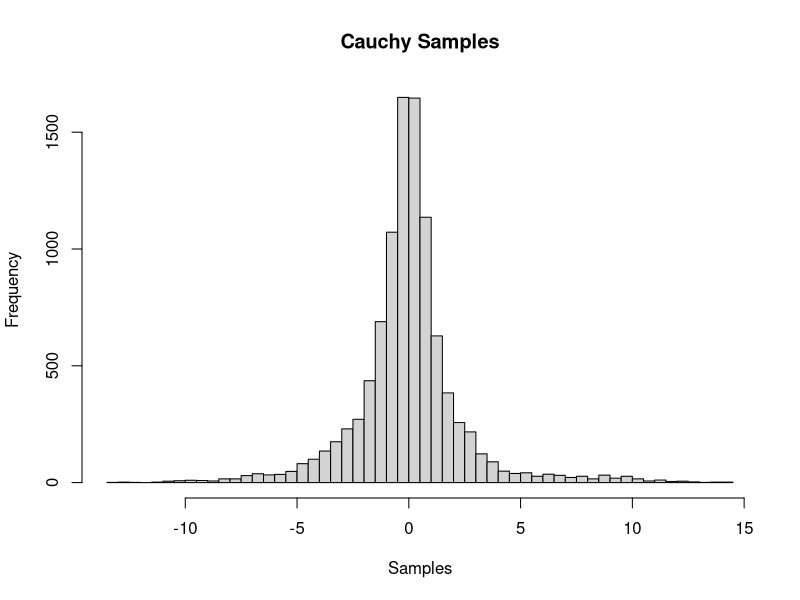
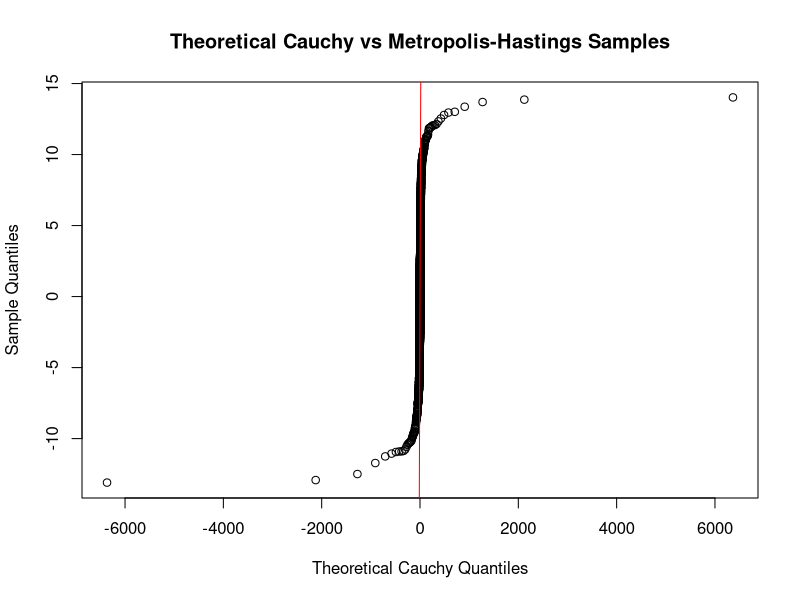
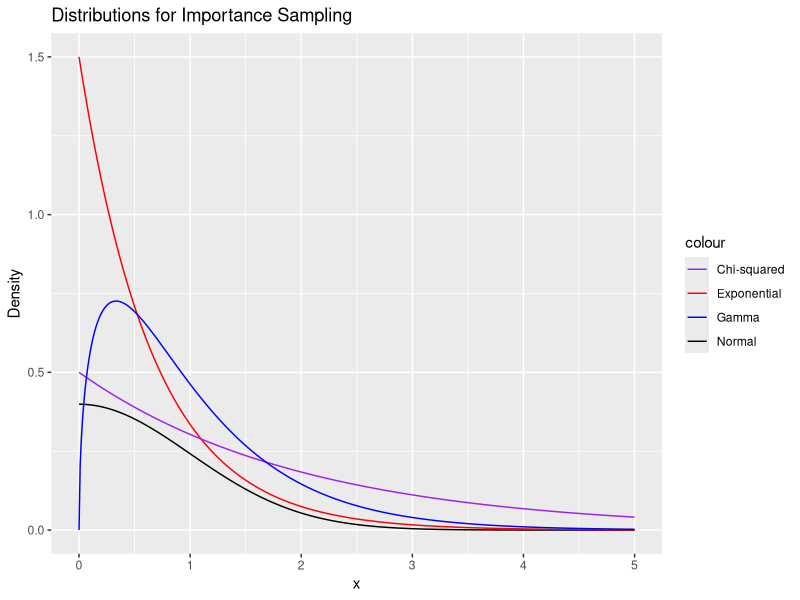

These figures' R source, in order:
## ---- chunk 1
#  Samples
m <- 10000

# Store Samples
x <- numeric(m)
x[1] <- rnorm(1)  # Random initial value

# Uniform Variables
u <- runif(m)

# Cauchy Function
fr <- function(x, gamma, eta) {
  1 / (pi * gamma * (1 + ((x - eta) / gamma)^2))
}
gamma <- 1
eta <- 0

# M-H Algorithm
for (i in 2:m) {
  xt <- x[i - 1]
  
  # Proposal Distr. (sd = 1 chosen)
  y <- rnorm(1, mean = xt, sd = 1)  

  # Acceptance Ratio
  r <- fr(y, gamma, eta) / fr(xt, gamma, eta)

  # Accept/Reject
  if (u[i] <= r) {
    x[i] <- y
  } else {
    x[i] <- xt
  }
}
## ---- chunk 2
hist(x, breaks = 50, main = "Cauchy Samples", xlab = "Samples")
## ---- chunk 3
cauchy_quantiles <- qcauchy(ppoints(length(x)))
sample_quantiles <- quantile(x, ppoints(length(x)))

# QQ plot
qqplot(cauchy_quantiles, sample_quantiles, 
       main = "Theoretical Cauchy vs Metropolis-Hastings Samples",
       xlab = "Theoretical Cauchy Quantiles", ylab = "Sample Quantiles")

abline(0, 1, col = "red")
## ---- chunk 4
N <- 50 # Replicates
m <- 1000

# MC Estimate: theta_hat = mean(g(xi)) * (b-a), which approaches theta
mc_estimate <- function() {
    x <- runif(m, min = 0, max = 2)
    mean(x * exp(-3 * x)) * 2
}

theta_hat_mc <- replicate(N, mc_estimate())
var_mc <- var(theta_hat_mc)

# Actual
theta <- (1/9) - (7*exp(-6)/9)
theta
## ---- chunk 5
R <- 10000

func <- function(x) {
  # Given Function:
  x * exp(-3 * x)
}

antithetic_estimate <- function() {
    u <- runif(R / 2)
    v <- 1 - u
    x <- u * 2
    x_prime <- v * 2
    Y <- sapply(x, func)
    Y_prime <- sapply(x_prime, func)
    mean(c(Y, Y_prime)) * 2
}

theta_hat_a <- replicate(N, antithetic_estimate())
var_antithetic <- var(theta_hat_a)
## ---- chunk 6
# Function g(x)
g <- function(x) { 
  x * exp(-3 * x)
}

# Control Variate f(x)
f <- function(x) {
  exp(-x)
}

# f(x) mu
mu <- (1 - exp(-2))

control_variate_estimate <- function() {
    u <- runif(m, min = 0, max = 2)
    g_u <- sapply(u, g)
    f_u <- sapply(u, f)
    c_star <- -cov(g_u, f_u) / var(f_u)
    mean(g_u + c_star * (f_u - mu))
}

theta_hat_c <- replicate(N, control_variate_estimate())
var_cv <- var(theta_hat_c)
## ---- chunk 7
k <- 10
r <- R/k

stratified_estimate <- function() {
    stratified_estimates <- numeric(k)
    for (j in 1:k) {
        samples <- runif(r, min = (j - 1) * 2 / k, max = j * 2 / k)
        stratified_estimates[j] <- mean(sapply(samples, g))
    }
    mean(stratified_estimates) * 2
}

theta_hat_s <- replicate(N, stratified_estimate())
var_stratified <- var(theta_hat_s)
## ---- chunk 8
# Theoretical
theta

# MC and Variance
mean(theta_hat_mc)
var_mc

# Antithetic Variate and Variance
mean(theta_hat_a)
var_antithetic

# Control Variate and Variance
mean(theta_hat_c)
var_cv

# Stratified Sampling and Variance
mean(theta_hat_s)
var_stratified
## ---- chunk 9
library(ggplot2)

# Sequence of x for Distribution Functions
x <- seq(0, 5, by = 0.01)

# Given
normal <- dnorm(x) 

# Distributions Chosen:
exp <- dexp(x, rate = 1.5) 
chi_sq <- dchisq(x, df = 2) 
gamma <- dgamma(x, shape = 1.5, rate = 1.5) 

# Visualizing Distributions
df <- data.frame(x, normal, exp, chi_sq, gamma)
ggplot(df, aes(x)) +
  geom_line(aes(y = normal, color = "Normal")) +
  geom_line(aes(y = exp, color = "Exponential")) +
  geom_line(aes(y = chi_sq, color = "Chi-squared")) +
  geom_line(aes(y = gamma, color = "Gamma")) +
  labs(title = "Distributions for Importance Sampling", x = "x", y = "Density") +
  scale_color_manual(values = c("purple", "red", "blue", "black")) 
## ---- chunk 10
# Define g(x)
g <- function(x, C) {
  dnorm(x) * (x > C)  
}

# Function to compute Monte Carlo estimate of theta using proposed importance functions:

estimate_theta <- function(n, C, importance_func, num_replicates) {
  
  replicate(num_replicates, {
    
    if (importance_func == "exp") {
      x <- rexp(n, rate = 1.5)
      phi <- dexp(x, rate = 1.5)
      
    } else if (importance_func == "chi_sq") {
      x <- rchisq(n, df = 2)
      phi <- dchisq(x, df = 2)
      
    } else if (importance_func == "gamma") {
      x <- rgamma(n, shape = 1.5, rate = 1.5)
      phi <- dgamma(x, shape = 1.5, rate = 1.5)
    }

    # Compute the outcome for importance sampling
    outcome <- g(x, C) / phi
    sum(outcome) / n
  })
}
## ---- chunk 11
# Define the function and number of simulations and replicates
n <- 10000
num_replicates <- 1000
C_values <- c(0.25, 0.5, 1, 2)

for (C in C_values) {
  cat("For C =", C, ":\n")
  
  estimates_exp <- estimate_theta(n, C, "exp", num_replicates)
  estimates_chi_sq <- estimate_theta(n, C, "chi_sq", num_replicates)
  estimates_gamma <- estimate_theta(n, C, "gamma", num_replicates)

  # Mean and Variance
  mean_exp <- mean(estimates_exp)
  var_exp <- var(estimates_exp)

  mean_chi_sq <- mean(estimates_chi_sq)
  var_chi_sq <- var(estimates_chi_sq)

  mean_gamma <- mean(estimates_gamma)
  var_gamma <- var(estimates_gamma)

  # Theoretical
  theoretical_value <- 1 - pnorm(C)

  # Results
  cat("Exponential: Mean =", mean_exp, ", Variance =", var_exp, "\n")
  cat("Chi-squared: Mean =", mean_chi_sq, ", Variance =", var_chi_sq, "\n")
  cat("Gamma: Mean =", mean_gamma, ", Variance =", var_gamma, "\n")
  cat("Theoretical: ", theoretical_value, "\n\n")
}
## ---- chunk 12
poissongenerator <- function(lambda, n) {
  # Method of P(X=i-1)
  
  samples <- numeric(n)
  
  for (i in 1:n) {
    x <- 0
    u <- runif(1)
    F_x <- exp(-lambda)
    while (u > F_x) {
      x <- x + 1
      F_x <- F_x + (lambda^x) * exp(-lambda) / factorial(x)
    }
    samples[i] <- x
  }
  # Final 
  samples
}
## ---- chunk 13
# My function
summary(poissongenerator(lambda = 4.2, n = 10000))

# R's built-in
summary(rpois(n = 10000, lambda = 4.2))
